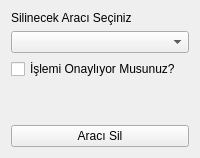
        <widget class="QWidget" name="tab_5">
         <attribute name="title">
          <string>Araç Silme</string>
         </attribute>
         <layout class="QGridLayout" name="gridLayout_18">
          <item row="1" column="0">
           <widget class="QComboBox" name="comboboxSilinecekArac"/>
          </item>
          <item row="3" column="0">
           <spacer name="verticalSpacer_10">
            <property name="orientation">
             <enum>Qt::Vertical</enum>
            </property>
            <property name="sizeHint" stdset="0">
             <size>
              <width>20</width>
              <height>40</height>
             </size>
            </property>
           </spacer>
          </item>
          <item row="0" column="0">
           <widget class="QLabel" name="label_31">
            <property name="text">
             <string>Silinecek Aracı Seçiniz</string>
            </property>
           </widget>
          </item>
          <item row="2" column="0">
           <widget class="QCheckBox" name="onayCheckBoxArac">
            <property name="text">
             <string>İşlemi Onaylıyor Musunuz?</string>
            </property>
           </widget>
          </item>
          <item row="4" column="0">
           <widget class="QPushButton" name="aracSilButton">
            <property name="text">
             <string>Aracı Sil</string>
            </property>
           </widget>
          </item>
         </layout>
        </widget>
